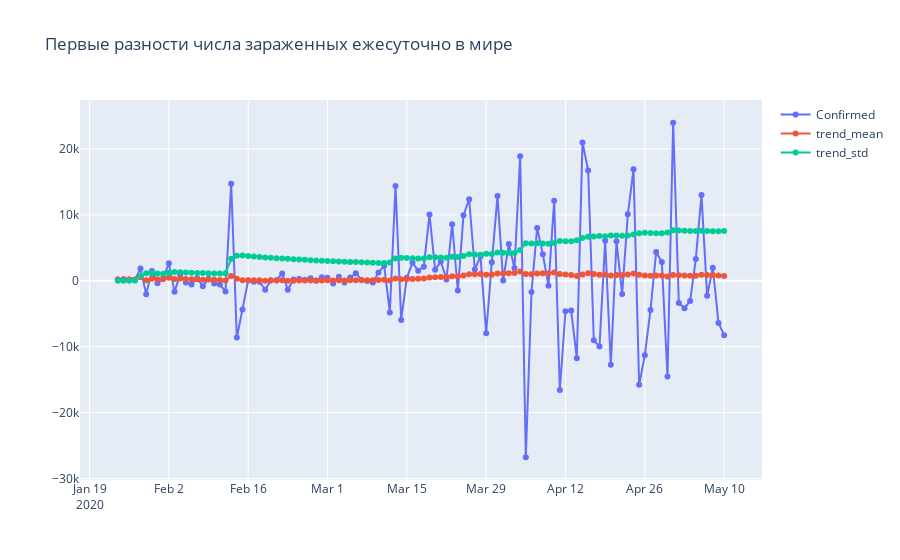

This figure's notebook cell:
### Code cell
plotly_df(covid_diff, title = 'Первые разности числа зараженных ежесуточно в мире')
